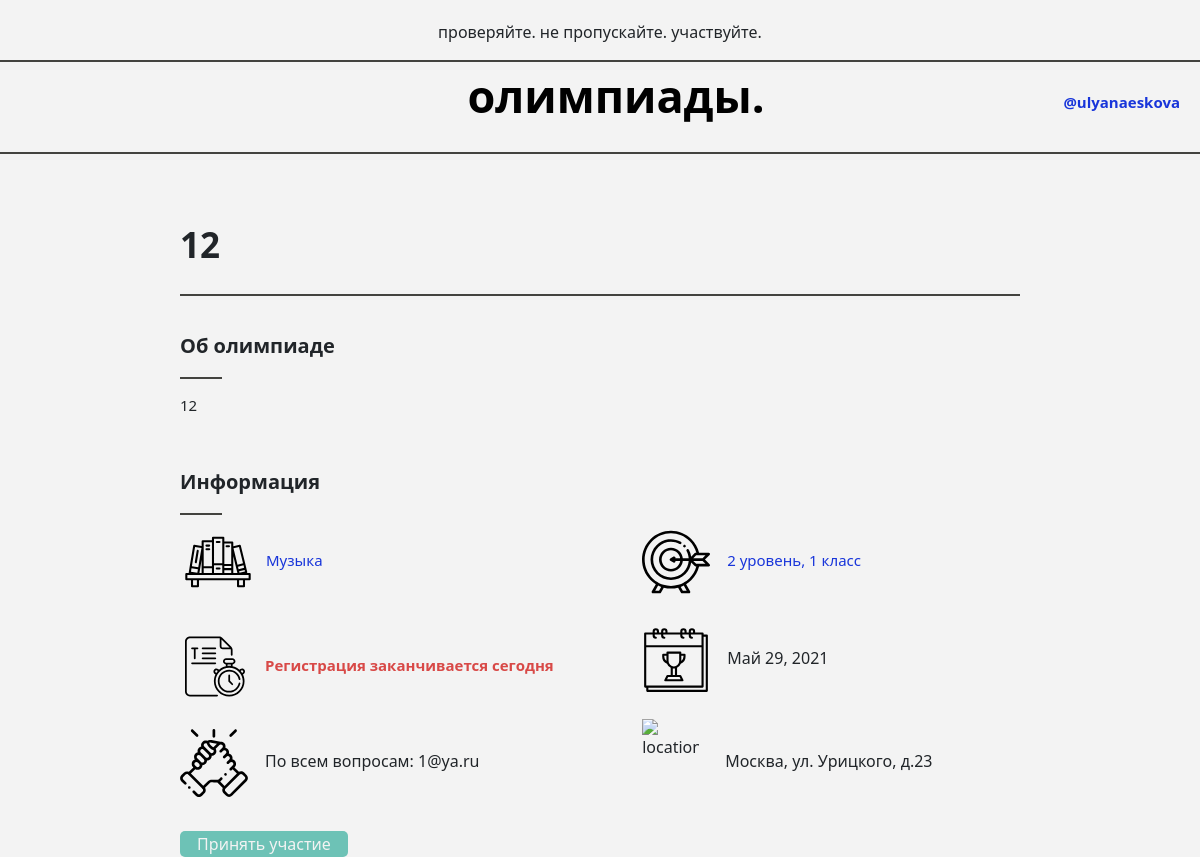
The page /olympiad/12/ (signed in) on the database its author committed.
### olympiads/models.py (models this page shows, shortened)
class Olympiad(models.Model):
    CHOICES_RANKS = [
        ("1", "1"),
        ("2", "2"),
        ("3", "3"),
        ("н", "нет"),
    ]
    CHOICES_SUBJECT = [
        ("Математика", "Математика"),
        ("Русский язык", "Русский язык"),
        ("Литература", "Литература"),
        ("История", "История"),
        ("Физическая культура", "Физическая культура"),
        ("Музыка", "Музыка"),
        ("Технология", "Технология"),
        ("Химия", "Химия"),
        ("Биология", "Биология"),
        ("Физика", "Физика"),
        ("Экология", "Экология"),
        ("География", "География"),
        ("Естествознание", "Естествознание"),
        ("Астрономия", "Астрономия"),
        ("Окружающий мир", "Окружающий мир"),
        ("Изобразительное искусство", "Изобразительное искусство"),
        ("Основы безопасности жизнедеятельности", "Основы безопасности жизнедеятельности"),
        ("Информатика", "Информатика"),
        ("Робототехника", "Робототехника"),
        ("Экономика", "Экономика"),
    ]
    CHOICES_GRADES = [
        ("1", "1"),
        ("2", "2"),
        ("3", "3"),
        ("4", "4"),
        ("5", "5"),
        ("6", "6"),
        ("7", "7"),
        ("8", "8"),
        ("9", "9"),
        ("10", "10"),
        ("11", "11"),
    ]
    subject = models.TextField(choices=CHOICES_SUBJECT, max_length=100, blank=True)
    name = models.TextField(max_length=100, blank=True)
    register_end_date = models.DateField(default=None)
    competition_date = models.DateField(default=None)
    description = models.TextField(max_length=1000, blank=True)
    rank = models.TextField(choices=CHOICES_RANKS)
    support_email = models.EmailField(default=None)
    address = models.TextField(default=None)
    grade = models.TextField(choices=CHOICES_GRADES, default=None)

### olympiads/views.py (the view)
# urls.py: path('<str:olympiad_name>/', check_olympiad_info),
def check_olympiad_info(request, olympiad_name):
    olympiad = Olympiad.objects.get(name=olympiad_name)
    day = olympiad.register_end_date - datetime.date.today()
    day = _plural_days(day.days)
    is_profile_good = False
    is_authenticated = False
    if request.user.is_authenticated:
        is_authenticated = True
        usr = request.user
        profile = Profile.objects.get(user=usr)
        if profile.first_name is not "" and profile.second_name is not "":
            is_profile_good = True
    context = {'name': olympiad.name,
               'subject': olympiad.subject,
               'description' : olympiad.description,
               'register_end_date': day,
               'competition_date': olympiad.competition_date,
               'rank': olympiad.rank,
               'support_email': olympiad.support_email,
               'address': olympiad.address,
               'grade': olympiad.grade,
               'is_authenticated' : is_authenticated,
               'is_profile_good' : is_profile_good}
    return render(request, 'olympiads/olympiad_info.html', context=context)

### olympiads/views.py (called while the page is built, shortened)
def _plural_days(n):
    days = ['день', 'дня', 'дней']
    if n == 0:
        return 'сегодня'

### olympiads/templates/olympiads/olympiad_info.html (shortened to what this page needs)
<!DOCTYPE html>
<html lang="ru" dir="ltr">
<head>
  <link href="https://cdn.jsdelivr.net/npm/bootstrap@5.0.0-beta1/dist/css/bootstrap.min.css" rel="stylesheet">
  {% load static %}
  <link rel="stylesheet" href="{% static 'css/style.css' %}">
</head>
<body>
  <div class="header">
    <p>проверяйте. не пропускайте. участвуйте.</p>
    <div class="horiz_line">
    </div>
    <ul class="header_name">
        <li class="name"><a class="no_wrap" href="/">олимпиады.</a></li>
        {% if user.is_authenticated %}
        <li class="register">
          <div id="registerr">
            <a class="rgstr_wrap a_p" href="/autorization/profile">@{{ user.username }}</a>
          </div>
        </li>
        {% endif%}
    </ul>
    <div class="horiz_line">
    </div>
  </div>
  <div class="main">
    <h1 class="topic_main font_big">{{ name }}</h1>
    <div class="vetical_table">
      <div class="horiz_line">
      </div>
      {% if description != "" %}
      <div class="description">
        <p class="description_title">Об олимпиаде</p>
        <div class="small_horiz_line">
        </div>
        <p class="description_text">
          {{ description }}
        </p>
      </div>
      {% endif %}
      <div class="description">
        <p class="description_title">Информация</p>
        <div class="small_horiz_line">
        </div>
        <div>
          <div class="names">
              <div class="item_align">
                  <img class="data_img bookshelf" src={% static "media/bookshelf.svg" %} alt="subject">
                  <p class="subject data_p">{{ subject }}</p>
              </div>
              <div class="item_align">
                <img class="data_img deadline" style="padding-left:5px" src={% static "media/deadline.svg" %} alt="deadline">
                <p class="date data_p" style="padding-left:10px">Регистрация заканчивается {{ register_end_date }}</p>
              </div>
              <div class="item_align">
                <img class="data_img target" src={% static "media/support.svg" %} alt="support">
                <p class="data_p" style="padding-left: 7px">По всем вопросам: {{ support_email }}</p>
              </div>
            </div>
            <div class="other_data" style="padding-left: 80px">
              <div class="item_align">
                <img class="data_img target" src={% static "media/target.svg" %} alt="target">
                {% if rank != "нет" %}
                <p class="subject data_p" style="padding-left: 7px">{{ rank }} уровень, {{ grade }} класс</p>
                {% else %}
                <p class="subject data_p">Олимпиада не имеет уровня</p>
                {% endif %}
              </div>
              <div class="item_align">
                <img class="data_img target" src={% static "media/calendar.svg" %} alt="calendar">
                <p class="data_p" style="padding-left: 7px">{{ competition_date }}</p>
              </div>
              <div class="item_align">
                <img class="data_img location" src={% static "media/pin.svg" %} alt="location">
                <p class="data_p" style="padding-left: 16px">{{ address }}</p>
              </div>
            </div>
          </div>
        </div>
      <div class="description" style="padding-top: 5px !important">
        {% if is_authenticated and is_profile_good %}
          <button class="green_but green_but_text" type="submit" onclick="location.href='/olympiad/{{ name }}/register_olympiad';"  name="button">Принять участие</button>
        {% endif %}
      </div>
    </div>
  </div>
</body>
</html>

### mainpage/static/css/style.css (style rules this page uses)
body { background-color: #F3F3F3; }
.header { display: grid; margin-top: 20px; text-align: center; }
.horiz_line { background: #43433F; height: 2px; }
.header_name { position: relative; overflow: hidden; white-space: nowrap; }
.name { display: inline-block; overflow: hidden; font-style: normal; font-weight: 800; font-size: 45px; }
.register { display: inline-block; place-items: center; float: right; position: absolute; top: 40%; padding-right: 20px; right: 0; font-style: normal; font-weight: 600; font-size: 15px; color: #1835DA; }
.main { display: grid; margin-top: 70px; margin-left: 15%; margin-right: 15%; }
.topic_main { float: left; font-style: normal; font-weight: 700; font-size: 25px; }
.vetical_table { margin-top: 20px; display: flex; flex-direction: column; }
.subject { font-style: normal; font-weight: normal; font-size: 15px; color: #1835DA; }
.date { font-style: normal; font-weight: 650; font-size: 15px; color: #D84947; }
.font_big { font-size: 35px; }
.description { padding-top: 35px; }
.description_title { font-style: normal; font-weight: 600; font-size: 20px; }
.small_horiz_line { margin-top: 0; background: #43433F; height: 2px; width: 5%; }
.description_text { font-style: normal; font-weight: 300; padding-top: 15px; font-size: 15px; }
.item_align { display: inline-table; width: 100% !important; padding-bottom: 20px; }
.data_img { display: inline-table; padding-right: 10px; }
.data_p { display: inline-table; }
.bookshelf { width: 86px; height: 94px; }
.target { width: 78px; height: 78px; }
.deadline { width: 75px; height: 75px; }
.location { width: 67px; height: 87px; }
.green_but { background: #6DC2B6; border-radius: 5px; border-style: none; width: 168px; }
.green_but_text { color: #F3F3F3; }
.no_wrap { text-decoration: none; }
a.no_wrap { color: #000000; }
a.no_wrap:link { color: #000000; }
.names { display: inline-table; width: 45%; }
.other_data { display: inline-table; padding-left: 10px; width: 50%; }
.rgstr_wrap { text-decoration: none; color: #1835DA; }
a.rgstr_wrap:link { color: #1835DA; }

### rows shown on the page
Olympiad: name "12", description "12", subject "Музыка", support_email "1@ya.ru", competition_date "Май 29, 2021", address "Москва, ул. Урицкого, д.23"

### other values the page prints
{{ user.username }} "ulyanaeskova"
{{ register_end_date }} "сегодня"
{{ rank }} "2"
{{ grade }} "1"
